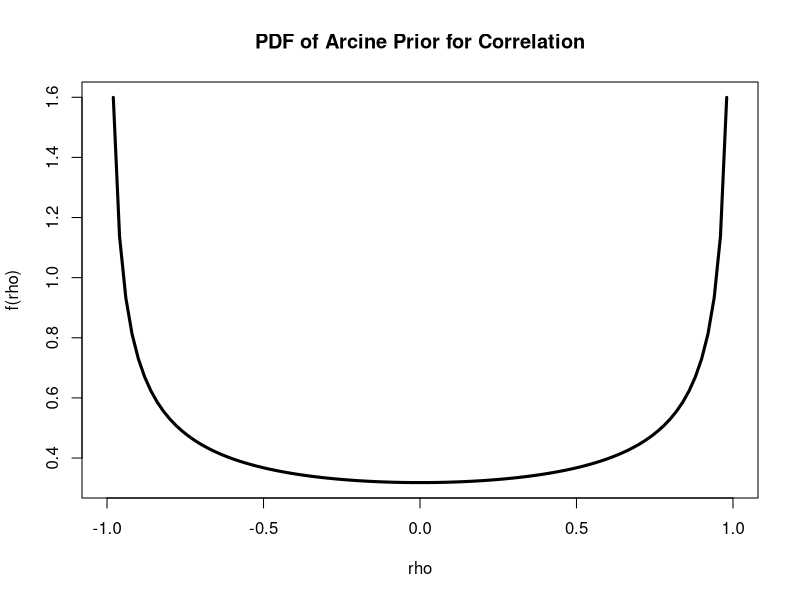
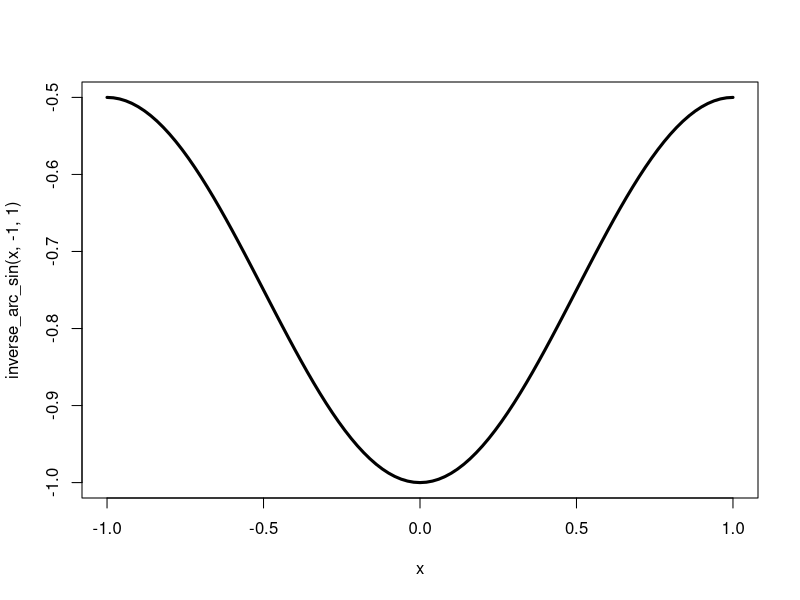

Reproduce these figures in R, in order.
## ---- chunk 1
arc_sine_dist <- function(x, a, b) {
  
  (pi * sqrt((x - a) * (b - x))) ^ -1
}


curve(
  arc_sine_dist(x, -1, 1), 
  from = -1, 
  to = 1, 
  lwd = 3,
  main = "PDF of Arcine Prior for Correlation",
  xlab = "rho",
  ylab = "f(rho)"
)
## ---- chunk 2
library(magrittr)

inverse_arc_sin = function(q, a, b){
  
  # (b - a) * sin(pi / 2 * q)^2 + a
  
  (a^2 - a * b - sin(pi / 2 * q)^2) / (a - b)
  
}
# See if plot of pdf looks reasonable
curve(inverse_arc_sin(x, -1, 1), -1, 1, lwd = 3)


